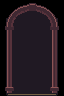

Rendered tile map (Tiled .tmx) drawn with the repository's tilesets; below, a short description and the full map source, tile grids included:
An orthogonal 2x3 tile map with 32x32 px tiles, 1 tile layer (Assembly), 3 tilesets.

<map version="1.10" orientation="orthogonal" renderorder="right-down" width="2" height="3" tilewidth="32" tileheight="32" infinite="0" nextlayerid="2" nextobjectid="1">
  <tileset firstgid="1" source="../floors.tsx" />
  <tileset firstgid="321" source="../walls.tsx" />
  <tileset firstgid="961" source="../architecture.tsx" />
  <layer id="1" name="Assembly" width="2" height="3">
    <data encoding="csv">
1345,1346,
1361,1362,
1377,1378
</data>
  </layer>
</map>
